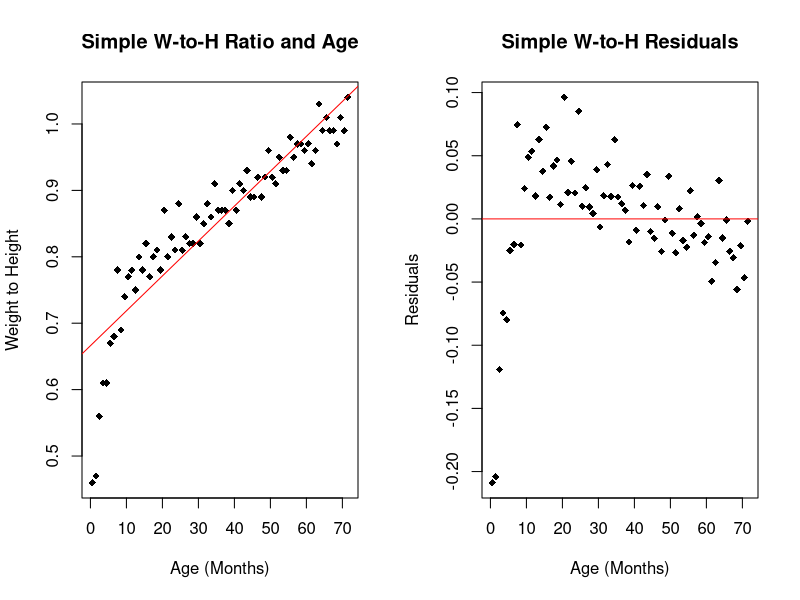
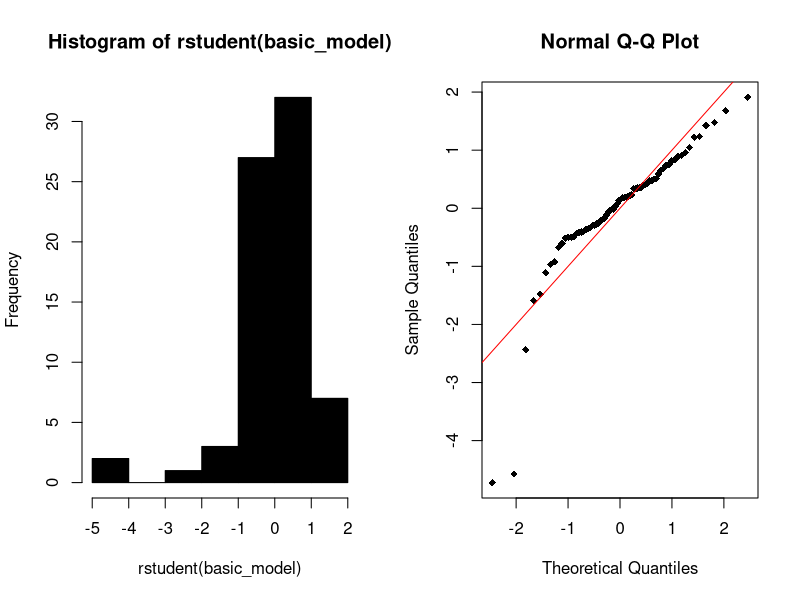
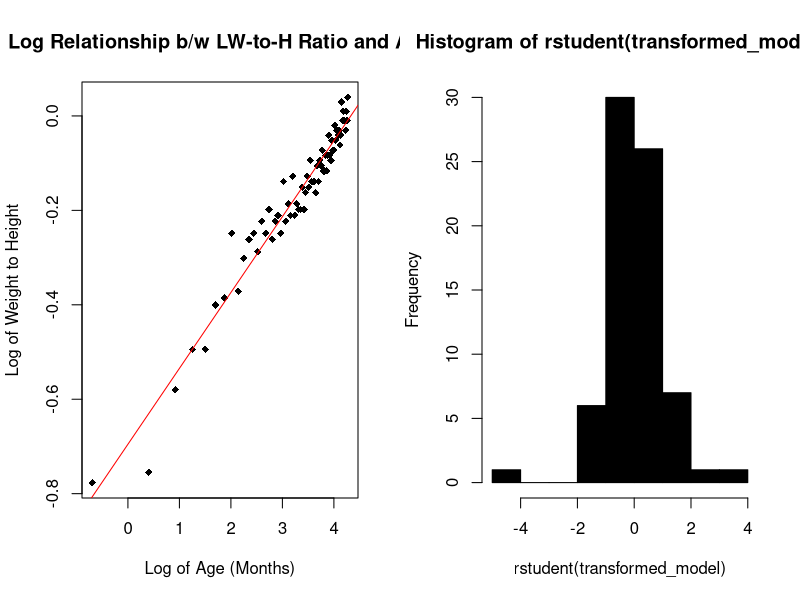
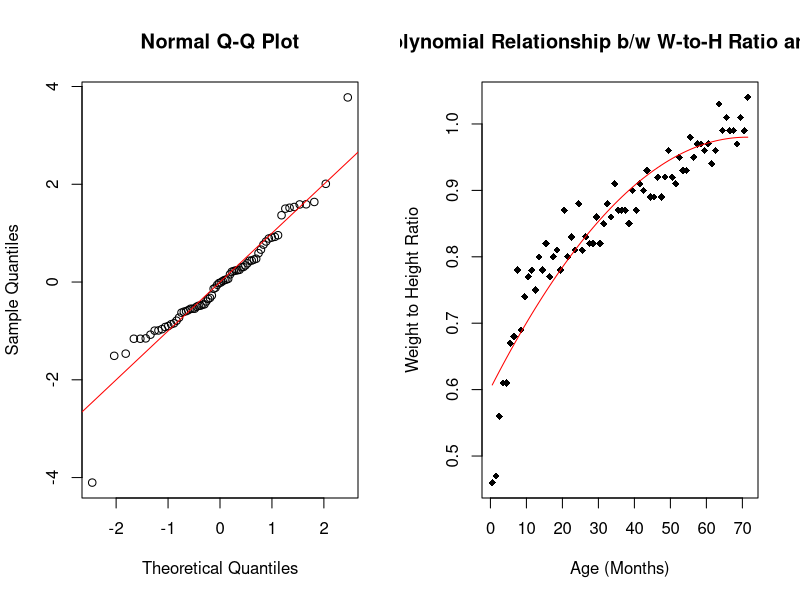
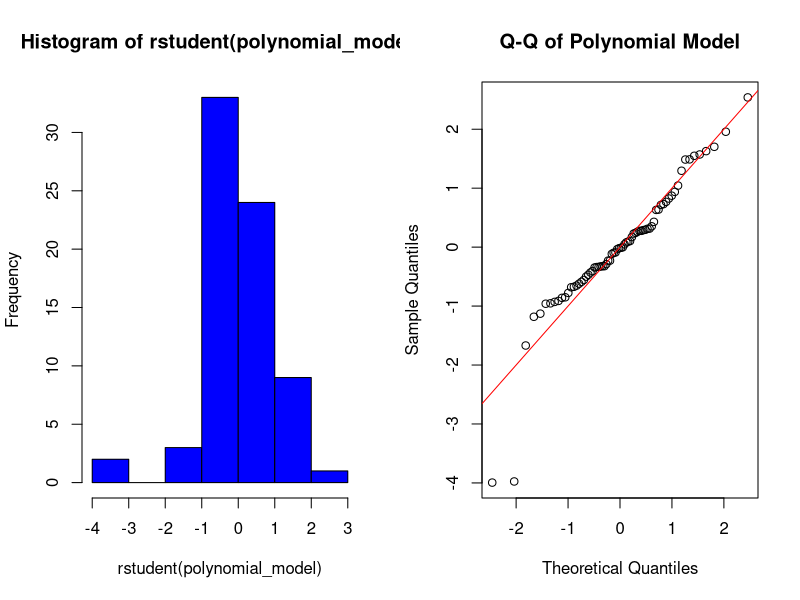
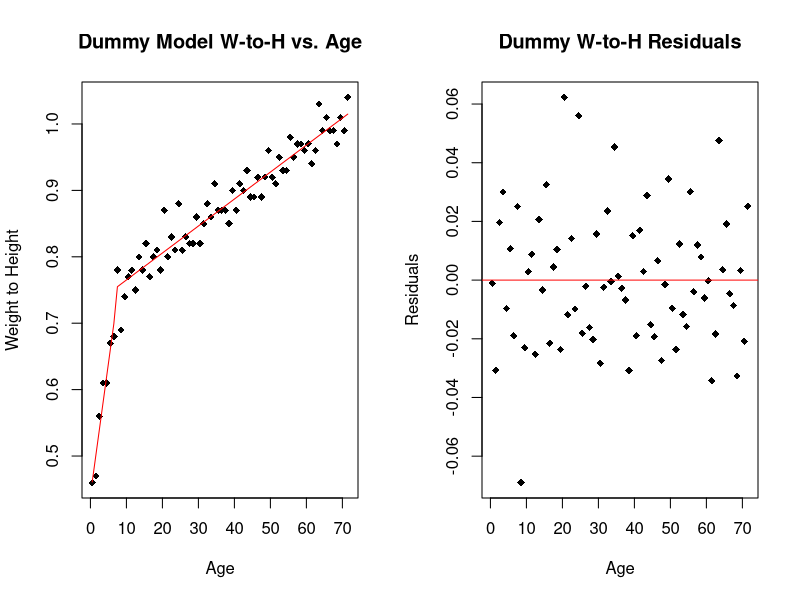
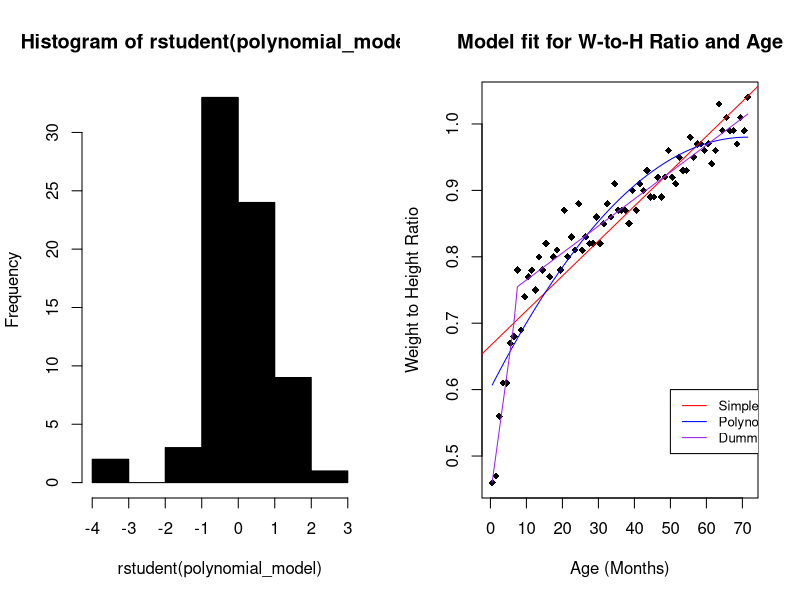
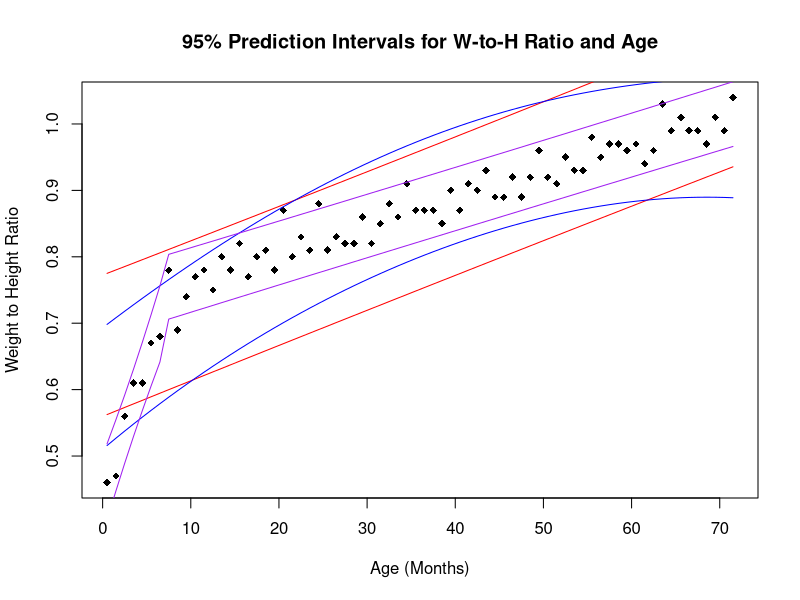

Source code (R) for these figures, in order:
nutrition = read.csv(file = "nutrition.csv")

### Basic Model ###
par(mfrow=c(1,2)) # Plot + Residuals
basic_relationship = nutrition$woh ~ nutrition$age
plot(
  basic_relationship,
  xlab = "Age (Months)",
  ylab = "Weight to Height",
  main = "Simple W-to-H Ratio and Age",
  pch = 18
)
basic_model = lm(formula = basic_relationship)
abline(basic_model, col=c("red"))
summary(basic_model)
anova(basic_model)

# Check the Model
residual_relationship = basic_model$residuals ~ nutrition$age
residual_model = lm(formula = residual_relationship)
plot(
  residual_relationship,
  xlab = "Age (Months)",
  ylab = "Residuals",
  main = "Simple W-to-H Residuals",
  pch = 18
)
abline(residual_model, col=c("red"))
summary(residual_model)

hist(rstudent(basic_model), col = c("black"))
qqnorm(rstudent(basic_model), col = c("black"), pch = 18)
abline(a = 0, b = 1, col = c("red"))

### Transformed Model ###
transformed_relationship = log(nutrition$woh) ~ log(nutrition$age)
plot(
  transformed_relationship,
  xlab = "Log of Age (Months)",
  ylab = "Log of Weight to Height",
  main = "Log Relationship b/w LW-to-H Ratio and Age",
  pch = 18
)
transformed_model = lm(formula = transformed_relationship)
abline(transformed_model, col=c("red"))
anova(transformed_model)
summary(transformed_model)

# Check the model
hist(rstudent(transformed_model), col = c("black"))
qqnorm(rstudent(transformed_model), col = c("black"))
abline(a = 0, b = 1, col = c("red"))

### Polynomial Model ###
nutrition$age_squared = nutrition$age ^ 2
polynomial_relationship = nutrition$woh ~ nutrition$age + nutrition$age_squared
plot(
  nutrition$woh ~ nutrition$age,
  xlab = "Age (Months)",
  ylab = "Weight to Height Ratio",
  main = "Polynomial Relationship b/w W-to-H Ratio and Age",
  pch = 18
)
polynomial_model = lm(formula = nutrition$woh ~ nutrition$age + nutrition$age_squared)
lines(nutrition$age, fitted(polynomial_model), col = c("red"))
summary(polynomial_model)
anova(polynomial_model)

polynomial_residual_relationship = polynomial_model$residuals ~ nutrition$age
polynomial_residual_model = lm(formula = polynomial_residual_relationship)

hist(rstudent(polynomial_model), col = c("blue"))
qqnorm(rstudent(polynomial_model), col = c("black"), main = "Q-Q of Polynomial Model")
abline(a = 0, b = 1, col = c("red"))

# Dummy Model
nutrition$under_7 = as.numeric(nutrition$age < 7)
nutrition$mixed = nutrition$under_7 * nutrition$age
dummy_relationship = nutrition$woh ~
  nutrition$age +
  nutrition$under_7 +
  nutrition$mixed

par(mfrow=c(1,2)) # Plot + Residuals
plot(
  nutrition$woh ~ nutrition$age,
  xlab = "Age",
  ylab = "Weight to Height",
  main = "Dummy Model W-to-H vs. Age",
  pch = 18
)
dummy_model = lm(dummy_relationship, data = nutrition)
lines(nutrition$age, fitted(dummy_model), col = c("red"))
summary(dummy_model)
anova(dummy_model)

# Residual Plot
dummy_residual_relationship = dummy_model$residuals ~ nutrition$age
plot(
  dummy_residual_relationship,
  xlab = "Age",
  ylab = "Residuals",
  main = "Dummy W-to-H Residuals",
  pch = 18
)
abline(lm(dummy_residual_relationship), col = c("red"))

hist(rstudent(polynomial_model), col = c("black"))

### Model Comparison and Evaluation ###

# AIC for Basic/Polynomial
anova(basic_model, polynomial_model)
basic_polynomial_aic = c(
  basic_model = extractAIC(basic_model)[2],
  polynomial_model = extractAIC(polynomial_model)[2]
)
print(basic_polynomial_aic)

# AIC for Basic/Dummy/Polynomial
anova(basic_model, polynomial_model, dummy_model)
basic_dummy_aic = c(
  basic_model = extractAIC(basic_model)[2],
  polynomial_model = extractAIC(polynomial_model)[2],
  dummy_model = extractAIC(dummy_model)[2]
)
print(basic_dummy_aic)


basic_plot = plot(
  nutrition$woh ~ nutrition$age,
  xlab = "Age (Months)",
  ylab = "Weight to Height Ratio",
  main = "Model fit for W-to-H Ratio and Age",
  pch = 18
)
abline(basic_model, col=c("red"))
lines(nutrition$age, fitted(polynomial_model), col = c("blue"))
lines(nutrition$age, fitted(dummy_model), col = c("purple"))
legend(
  50,
  0.6,
  legend=c("Simple", "Polynomial", "Dummy"),
  col=c("Red", "Blue", "Purple"),
  lty = 1,
  cex = 0.8,
)

# Prediction Interval Plot
par(mfrow=c(1,1))
basic_plot = plot(
  nutrition$woh ~ nutrition$age,
  xlab = "Age (Months)",
  ylab = "Weight to Height Ratio",
  main = "95% Prediction Intervals for W-to-H Ratio and Age",
  pch = 18
)
basic_prediction = predict(
  basic_model,
  interval = "prediction",
  level =.95,
)
polynomial_prediction = predict(
  polynomial_model,
  interval = "prediction",
  level =.95,
)
dummy_prediction = predict(
  dummy_model,
  interval = "prediction",
  level =.95,
)
prediction_data = data.frame(
  basic_low = basic_prediction[,"lwr"],
  basic_high = basic_prediction[,"upr"],
  polynomial_low = polynomial_prediction[,"lwr"],
  polynomial_high = polynomial_prediction[,"upr"],
  dummy_low = dummy_prediction[,"lwr"],
  dummy_high = dummy_prediction[,"upr"]
)
lines(nutrition$age, prediction_data$basic_low, col = c("red"))
lines(nutrition$age, prediction_data$basic_high, col = c("red"))
lines(nutrition$age, prediction_data$polynomial_low, col = c("blue"))
lines(nutrition$age, prediction_data$polynomial_high, col = c("blue"))
lines(nutrition$age, prediction_data$dummy_low, col = c("purple"))
lines(nutrition$age, prediction_data$dummy_high, col = c("purple"))

# Evaluate all three Residual Plots
par(mfrow=c(1,3))
plot(
  residual_relationship,
  xlab = "Age",
  ylab = "Residuals",
  main = "Simple Model Residuals",
  pch = 18
)
abline(residual_model, col = c("red"))

plot(
  polynomial_residual_relationship,
  xlab = "Age",
  ylab = "Residuals",
  main = "Polynomial Model Residuals",
  pch = 18
)
abline(polynomial_residual_model, col = c("red"))

plot(
  dummy_residual_relationship,
  xlab = "Age",
  ylab = "Residuals",
  main = "Dummy Model Residuals",
  pch = 18
)
abline(lm(dummy_residual_relationship), col = c("red"))

# Evaluate all three Q-Q Polots
par(mfrow=c(1,3))
qqnorm(rstudent(basic_model), col = c("black"), main = "Q-Q of Simple Model")
abline(a = 0, b = 1, col = c("red"))
qqnorm(rstudent(polynomial_model), col = c("black"), main = "Q-Q of Polynomial Model")
abline(a = 0, b = 1, col = c("red"))
qqnorm(rstudent(dummy_model), col = c("black"), main = "Q-Q of Dummy Model")
abline(a = 0, b = 1, col = c("red"))
